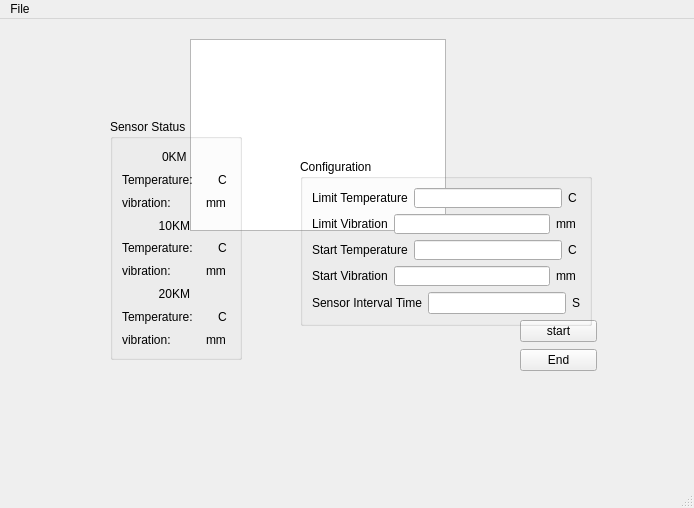
<?xml version="1.0" encoding="UTF-8"?>
<ui version="4.0">
 <class>MainWindow</class>
 <widget class="QMainWindow" name="MainWindow">
  <property name="geometry">
   <rect>
    <x>0</x>
    <y>0</y>
    <width>694</width>
    <height>508</height>
   </rect>
  </property>
  <property name="windowTitle">
   <string>MainWindow</string>
  </property>
  <widget class="QWidget" name="centralwidget">
   <property name="layoutDirection">
    <enum>Qt::LeftToRight</enum>
   </property>
   <widget class="QTextBrowser" name="textBrowser">
    <property name="geometry">
     <rect>
      <x>190</x>
      <y>20</y>
      <width>256</width>
      <height>192</height>
     </rect>
    </property>
   </widget>
   <widget class="QWidget" name="layoutWidget">
    <property name="geometry">
     <rect>
      <x>520</x>
      <y>300</y>
      <width>77</width>
      <height>54</height>
     </rect>
    </property>
    <layout class="QVBoxLayout" name="verticalLayout">
     <item>
      <widget class="QPushButton" name="startButton">
       <property name="text">
        <string>start</string>
       </property>
      </widget>
     </item>
     <item>
      <widget class="QPushButton" name="endButton">
       <property name="text">
        <string>End</string>
       </property>
      </widget>
     </item>
    </layout>
   </widget>
   <widget class="QGroupBox" name="groupBox">
    <property name="geometry">
     <rect>
      <x>300</x>
      <y>140</y>
      <width>292</width>
      <height>167</height>
     </rect>
    </property>
    <property name="title">
     <string>Configuration</string>
    </property>
    <layout class="QVBoxLayout" name="verticalLayout_6">
     <item>
      <layout class="QVBoxLayout" name="verticalLayout_5">
       <item>
        <layout class="QVBoxLayout" name="verticalLayout_4">
         <item>
          <layout class="QHBoxLayout" name="horizontalLayout_9">
           <item>
            <widget class="QLabel" name="label_29">
             <property name="text">
              <string>Limit Temperature</string>
             </property>
            </widget>
           </item>
           <item>
            <widget class="QLineEdit" name="lineEdit_9"/>
           </item>
           <item>
            <widget class="QLabel" name="label_30">
             <property name="text">
              <string>C </string>
             </property>
            </widget>
           </item>
          </layout>
         </item>
         <item>
          <layout class="QHBoxLayout" name="horizontalLayout_10">
           <item>
            <widget class="QLabel" name="label_31">
             <property name="text">
              <string>Limit Vibration</string>
             </property>
            </widget>
           </item>
           <item>
            <widget class="QLineEdit" name="lineEdit_10"/>
           </item>
           <item>
            <widget class="QLabel" name="label_32">
             <property name="text">
              <string>mm </string>
             </property>
            </widget>
           </item>
          </layout>
         </item>
        </layout>
       </item>
       <item>
        <layout class="QVBoxLayout" name="verticalLayout_3">
         <item>
          <layout class="QHBoxLayout" name="horizontalLayout_8">
           <item>
            <widget class="QLabel" name="label_17">
             <property name="text">
              <string>Start Temperature</string>
             </property>
            </widget>
           </item>
           <item>
            <widget class="QLineEdit" name="lineEdit_7"/>
           </item>
           <item>
            <widget class="QLabel" name="label_25">
             <property name="text">
              <string>C </string>
             </property>
            </widget>
           </item>
          </layout>
         </item>
         <item>
          <layout class="QHBoxLayout" name="horizontalLayout_7">
           <item>
            <widget class="QLabel" name="label_16">
             <property name="text">
              <string>Start Vibration</string>
             </property>
            </widget>
           </item>
           <item>
            <widget class="QLineEdit" name="lineEdit_8"/>
           </item>
           <item>
            <widget class="QLabel" name="label_26">
             <property name="text">
              <string>mm </string>
             </property>
            </widget>
           </item>
          </layout>
         </item>
        </layout>
       </item>
       <item>
        <layout class="QHBoxLayout" name="horizontalLayout_11">
         <item>
          <widget class="QLabel" name="label_27">
           <property name="text">
            <string>Sensor Interval Time</string>
           </property>
          </widget>
         </item>
         <item>
          <widget class="QLineEdit" name="lineEdit"/>
         </item>
         <item>
          <widget class="QLabel" name="label_28">
           <property name="text">
            <string>S</string>
           </property>
          </widget>
         </item>
        </layout>
       </item>
      </layout>
     </item>
    </layout>
   </widget>
   <widget class="QGroupBox" name="groupBox_2">
    <property name="geometry">
     <rect>
      <x>110</x>
      <y>100</y>
      <width>132</width>
      <height>241</height>
     </rect>
    </property>
    <property name="title">
     <string>Sensor Status</string>
    </property>
    <layout class="QVBoxLayout" name="verticalLayout_7">
     <item>
      <layout class="QVBoxLayout" name="zeroKM">
       <item>
        <widget class="QLabel" name="label_5">
         <property name="text">
          <string>0KM </string>
         </property>
         <property name="alignment">
          <set>Qt::AlignCenter</set>
         </property>
        </widget>
       </item>
       <item>
        <layout class="QHBoxLayout" name="horizontalLayout">
         <item>
          <widget class="QLabel" name="label">
           <property name="text">
            <string>Temperature: </string>
           </property>
          </widget>
         </item>
         <item>
          <widget class="QLabel" name="label_19">
           <property name="text">
            <string/>
           </property>
          </widget>
         </item>
         <item>
          <widget class="QLabel" name="label_4">
           <property name="text">
            <string>C </string>
           </property>
          </widget>
         </item>
        </layout>
       </item>
       <item>
        <layout class="QHBoxLayout" name="horizontalLayout_2">
         <item>
          <widget class="QLabel" name="label_2">
           <property name="text">
            <string>vibration: </string>
           </property>
          </widget>
         </item>
         <item>
          <widget class="QLabel" name="label_20">
           <property name="text">
            <string/>
           </property>
          </widget>
         </item>
         <item>
          <widget class="QLabel" name="label_3">
           <property name="text">
            <string>mm </string>
           </property>
          </widget>
         </item>
        </layout>
       </item>
      </layout>
     </item>
     <item>
      <layout class="QVBoxLayout" name="tenKM">
       <item>
        <widget class="QLabel" name="label_6">
         <property name="text">
          <string>10KM </string>
         </property>
         <property name="alignment">
          <set>Qt::AlignCenter</set>
         </property>
        </widget>
       </item>
       <item>
        <layout class="QHBoxLayout" name="horizontalLayout_3">
         <item>
          <widget class="QLabel" name="label_7">
           <property name="text">
            <string>Temperature: </string>
           </property>
          </widget>
         </item>
         <item>
          <widget class="QLabel" name="label_21">
           <property name="text">
            <string/>
           </property>
          </widget>
         </item>
         <item>
          <widget class="QLabel" name="label_8">
           <property name="text">
            <string>C </string>
           </property>
          </widget>
         </item>
        </layout>
       </item>
       <item>
        <layout class="QHBoxLayout" name="horizontalLayout_4">
         <item>
          <widget class="QLabel" name="label_9">
           <property name="text">
            <string>vibration: </string>
           </property>
          </widget>
         </item>
         <item>
          <widget class="QLabel" name="label_22">
           <property name="text">
            <string/>
           </property>
          </widget>
         </item>
         <item>
          <widget class="QLabel" name="label_10">
           <property name="text">
            <string>mm </string>
           </property>
          </widget>
         </item>
        </layout>
       </item>
      </layout>
     </item>
     <item>
      <layout class="QVBoxLayout" name="twentyKM">
       <item>
        <widget class="QLabel" name="label_11">
         <property name="text">
          <string>20KM </string>
         </property>
         <property name="alignment">
          <set>Qt::AlignCenter</set>
         </property>
        </widget>
       </item>
       <item>
        <layout class="QHBoxLayout" name="horizontalLayout_5">
         <item>
          <widget class="QLabel" name="label_12">
           <property name="text">
            <string>Temperature: </string>
           </property>
          </widget>
         </item>
         <item>
          <widget class="QLabel" name="label_23">
           <property name="text">
            <string/>
           </property>
          </widget>
         </item>
         <item>
          <widget class="QLabel" name="label_13">
           <property name="text">
            <string>C </string>
           </property>
          </widget>
         </item>
        </layout>
       </item>
       <item>
        <layout class="QHBoxLayout" name="horizontalLayout_6">
         <item>
          <widget class="QLabel" name="label_14">
           <property name="text">
            <string>vibration: </string>
           </property>
          </widget>
         </item>
         <item>
          <widget class="QLabel" name="label_24">
           <property name="text">
            <string/>
           </property>
          </widget>
         </item>
         <item>
          <widget class="QLabel" name="label_15">
           <property name="text">
            <string>mm </string>
           </property>
          </widget>
         </item>
        </layout>
       </item>
      </layout>
     </item>
    </layout>
   </widget>
  </widget>
  <widget class="QMenuBar" name="menubar">
   <property name="geometry">
    <rect>
     <x>0</x>
     <y>0</y>
     <width>694</width>
     <height>22</height>
    </rect>
   </property>
   <widget class="QMenu" name="menuopen">
    <property name="title">
     <string>File</string>
    </property>
    <addaction name="separator"/>
    <addaction name="actionOPEN"/>
    <addaction name="actionSAVE"/>
   </widget>
   <addaction name="menuopen"/>
  </widget>
  <widget class="QStatusBar" name="statusbar"/>
  <action name="actionOPEN">
   <property name="text">
    <string>OPEN</string>
   </property>
  </action>
  <action name="actionSAVE">
   <property name="text">
    <string>SAVE</string>
   </property>
  </action>
 </widget>
 <resources/>
 <connections/>
</ui>
